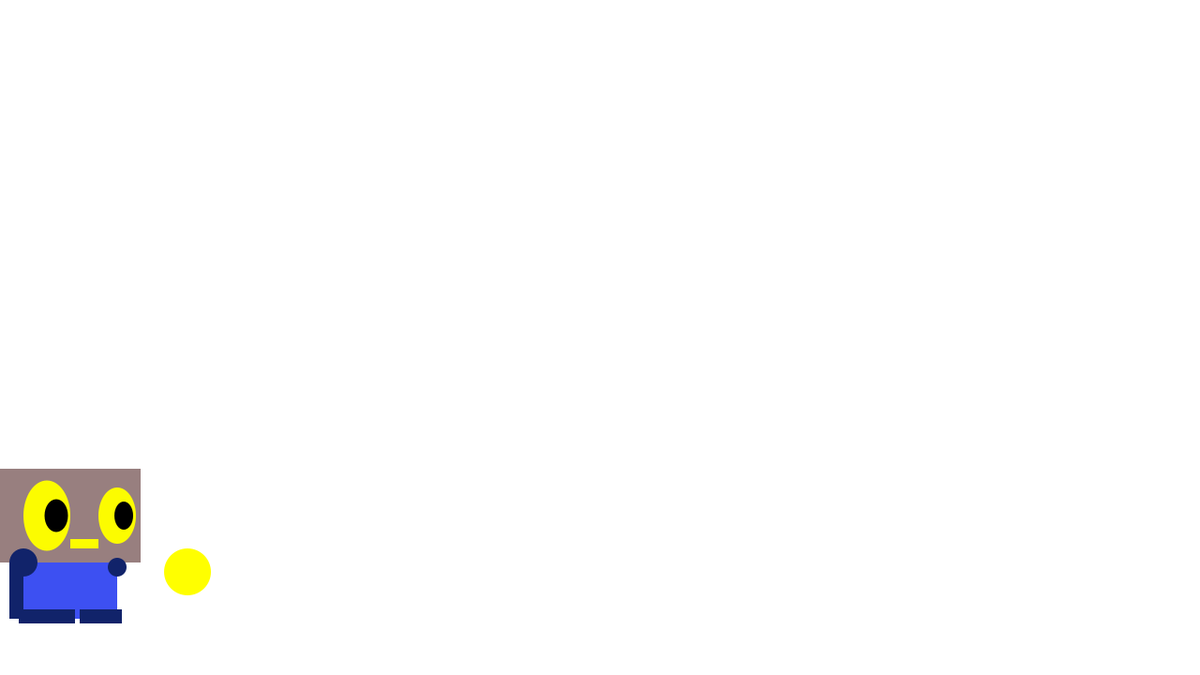
Frame 1 (no input)
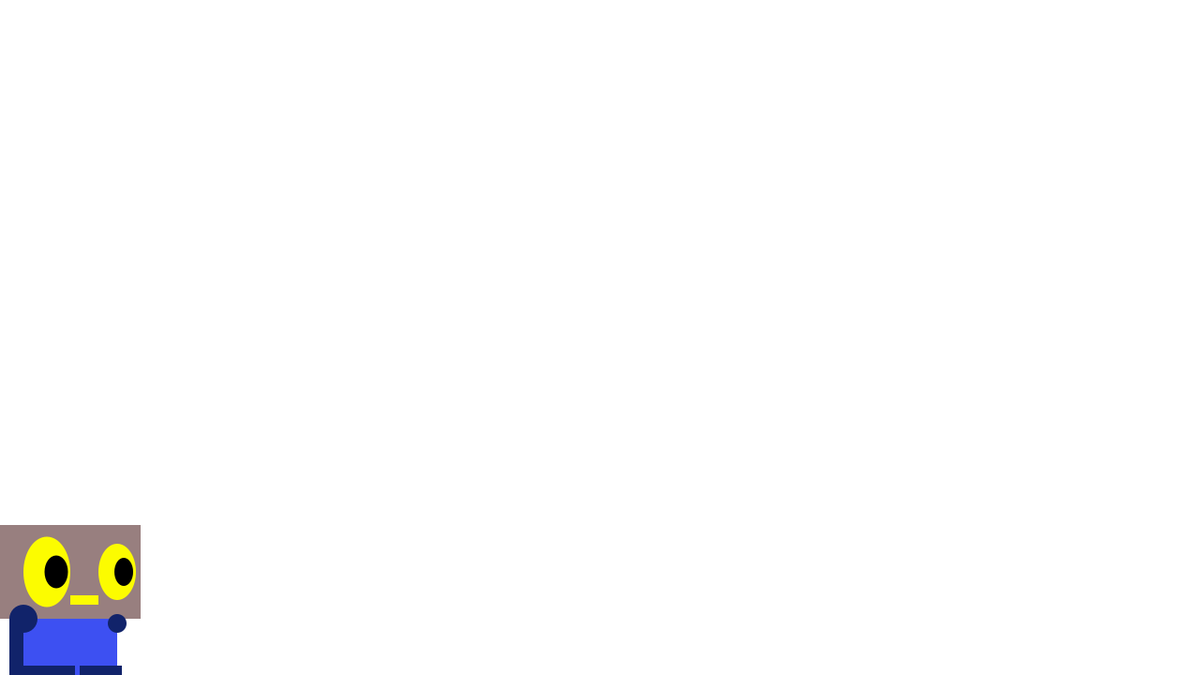
Frame 60 (the mouse pressed at the canvas centre just before this capture)
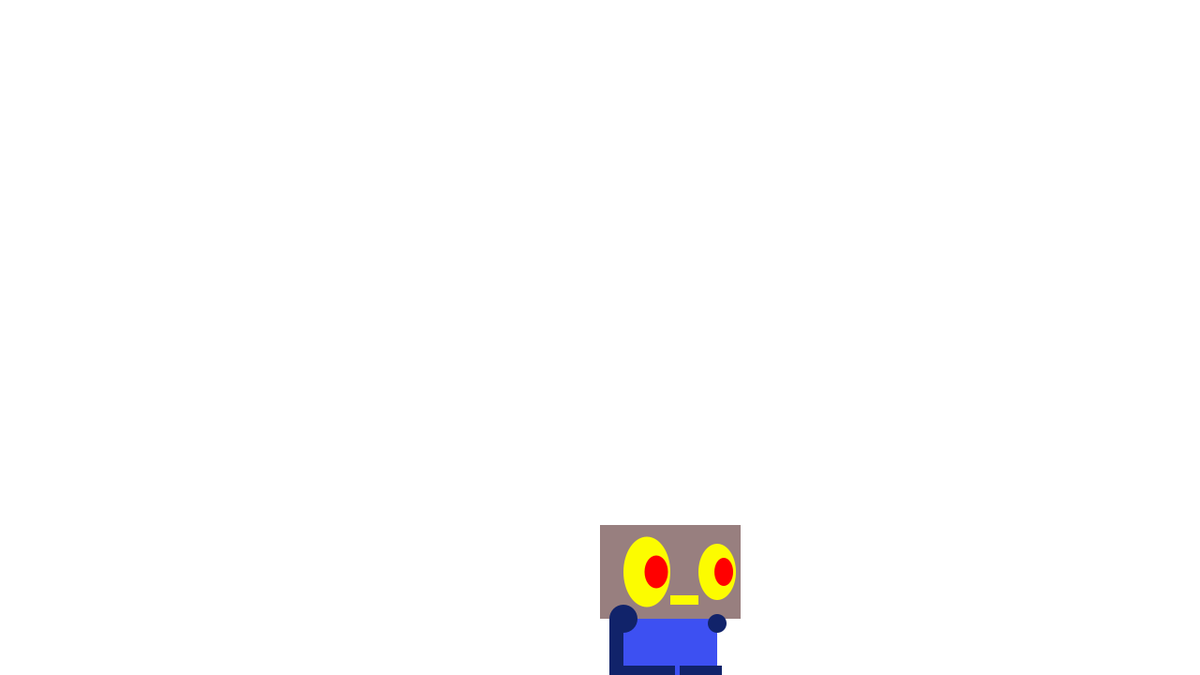
Frame 120 (the mouse held since frame 60 and released just before this capture)

The Processing sketch that drew these frames (run headless with seeded random() and noise(); from frame 60 on, the mouse is pressed at the canvas centre):

// Processing sketch: processing_103727
// ── processing_103727.pde

float xPos;
float yPos;
float blast;
float vx;
float vy;
float jumpHeight;
void setup()
{
  size (1280, 720);
  noStroke();
  background(255);
  yPos = 0;
  blast = xPos;
  vx = 100;
  jumpHeight = 550;
  noCursor();
}
void draw()
{
  background (255);
  robo();
  if (key == 'f' && keyPressed)
  {
    blast = xPos;
    fill(17, 35, 106);
    rect(xPos + 125, yPos + 600, 50, 15);
  }
  fill(255, 255, 0);
  ellipse(blast + 200, yPos + 610, 50, 50);
  blast = blast + 100;
  if (key == ' ' && keyPressed)
  { 
    if(yPos + 850 > jumpHeight){
      yPos = yPos - 50;
    }
  }
  if (yPos + 500 <= jumpHeight)
  {
    yPos += 10;
  }
}

void robo()
{
  xPos = mouseX;
  fill(152, 127, 127);
  rect(xPos, yPos + 500, 150, 100);
  fill(252, 252, 0);
  ellipse(xPos + 50, yPos + 550, 50, 75);
  ellipse(xPos + 125, yPos + 550, 40, 60);
  rect(xPos+75, yPos + 575, 30, 10);
  fill(xPos-95, 0, 0);
  ellipse(xPos + 60, yPos + 550, 25, 35);
  ellipse(xPos + 132, yPos + 550, 20, 30);
  fill(61, 80, 242);
  rect(xPos + 25, yPos + 600, 100, 60);
  fill(17, 35, 106);
  ellipse(xPos + 25, yPos + 600, 30, 30);
  ellipse(xPos + 125, yPos + 605, 20, 20);
  rect(xPos + 10, yPos + 600, 15, 60);
  rect(xPos + 20, yPos + 650, 60, 15);
  rect(xPos + 85, yPos + 650, 45, 15);
}
